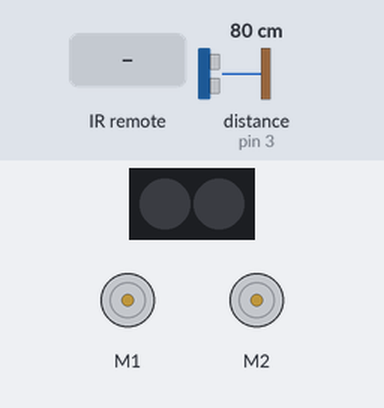
Recording of a sketch running on a simulated Arduino Uno, built with avr-gcc and run on an emulated ATmega328P. On the bench: 2 RGB LEDs in strip order, left to right, 2 × DC motor (green arrow = forward, orange = backward, longer = faster). The test bench sets the inputs (shaded band); at power-on: distance to the obstacle (sensor on pin 3) 80 cm. Dim RGB values are drawn brighter than linear.

Above: at 1.2 s.
1.3 s: distance to the obstacle (sensor on pin 3) set to 11 cm
2.8 s: distance to the obstacle (sensor on pin 3) set to 8 cm
At 4.0 s:
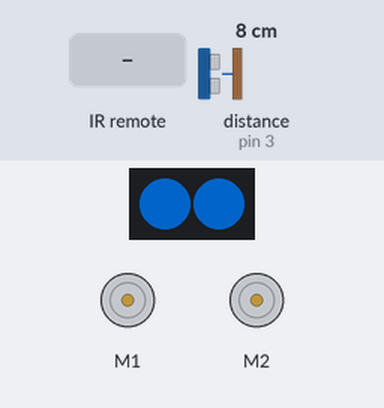
4.3 s: infrared code 0x19 received
At 4.82 s:
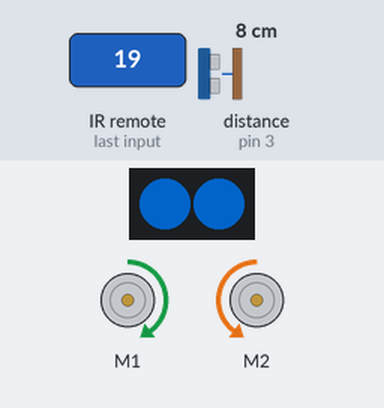
7.3 s: distance to the obstacle (sensor on pin 3) set to 18 cm
At 7.8 s:
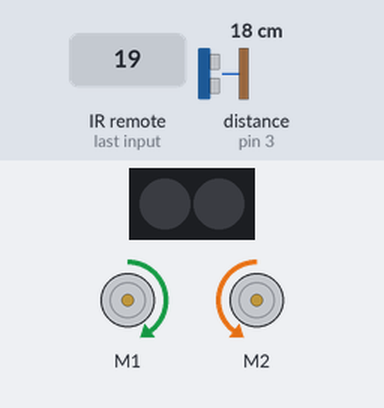
8.8 s: distance to the obstacle (sensor on pin 3) set to 2 cm
At 9.09 s:
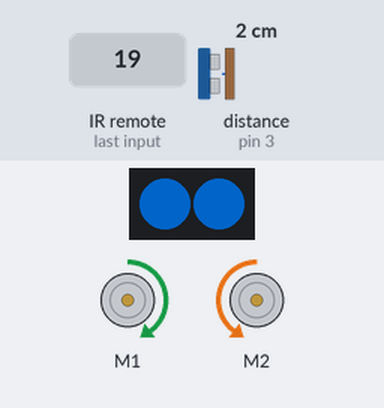
11.8 s: distance to the obstacle (sensor on pin 3) set to 35 cm
At 12.3 s:
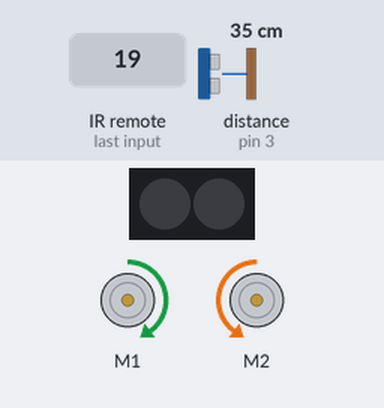
Timing chart, 0 to 14.3 s (numbered marks = the images above; inputs shaded):
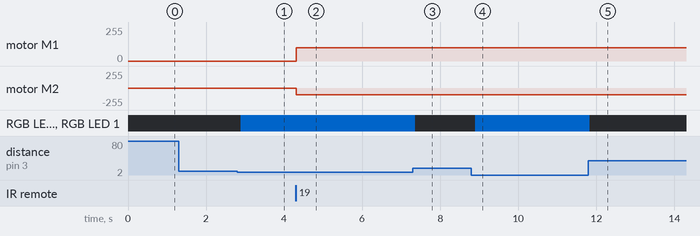

Measured:
- the behaviour switches between 10 and 9 cm on distance to the obstacle (sensor on pin 3) (found by bisection; images 0 and 1)
- after the input at 1.3 s, every drawn part: stays the same
- after the input at 2.8 s, RGB LED 0, RGB LED 1: off → RGB(0, 51, 102) after 0.09 s
- after the input at 4.3 s, motor M1: stopped → forward 100/255 at once; motor M2: stopped → backward 100/255 at once
- after the input at 7.3 s, motor M1: stays forward 100/255 (without the input it goes to stopped after 1.5 s); motor M2: stays backward 100/255 (without the input it goes to stopped after 1.5 s); RGB LED 0, RGB LED 1: RGB(0, 51, 102) → off after 0.06 s
- after the input at 8.8 s, RGB LED 0, RGB LED 1: off → RGB(0, 51, 102) after 0.09 s
- after the input at 11.8 s, RGB LED 0, RGB LED 1: RGB(0, 51, 102) → off at once

The sketch:

kek.ino
```cpp
#include <MeMCore.h>
#include <Adafruit_NeoPixel.h>
Adafruit_NeoPixel pix(2, 13, NEO_GRB + NEO_KHZ800);
MeDCMotor m1(M1);
MeDCMotor m2(M2);
MeIR ir;
MeUltrasonicSensor s(PORT_3);
void setup() {
  // put your setup code here, to run once:
pix.begin();
ir.begin();
}

void loop() {
  // put your main code here, to run repeatedly:
if(ir.decode()); {
  uint32_t value = (ir.value >> 16) & 0xFF;
  if (value == 0x40){
    m1.run(-100);
    m2.run(100);
  }
  if (value == 0x7){
    m1.run(0);
    m2.run(100);
  }
  if (value == 0x9){
    m1.run(-100);
    m2.run(0);
  }
  if (value == 0x19){
    m1.run(100);
    m2.run(-100);
  }
    else {
    m1.stop();
    m2.stop();
  }
  delay(100);
}
  if (s.distanceCm() < 10) {
    pix.setPixelColor(0, pix.Color(0, 51, 102));
    pix.setPixelColor(1, pix.Color(0, 51, 102));
    pix.show();
    m1.stop();
    m2.stop();
  } else {
    pix.setPixelColor(0, pix.Color(0, 0, 0));
    pix.setPixelColor(1, pix.Color(0, 0, 0));
    pix.show();
  }
}
```
